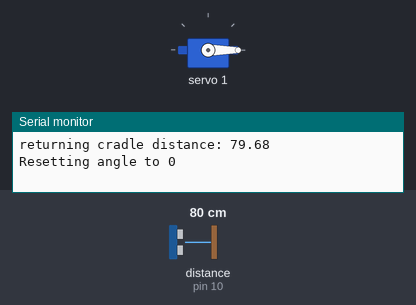
Recording of a sketch running on a simulated Arduino Uno, built with avr-gcc and run on an emulated ATmega328P. On the bench: servo, the last lines printed to the serial monitor. Wiring (inferred from the names in the program): ultrasonic range finder: trigger pin 9; echo pin 10. The inputs (shaded band) are chosen by the test bench; at power-on: distance to the obstacle (sensor on pin 10) 80 cm. The echo pulse lasts 58.3 µs per cm.

Above: at 0.2 s.
At 28.72 s:
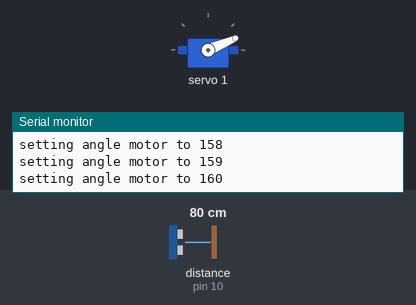
At 31.43 s:
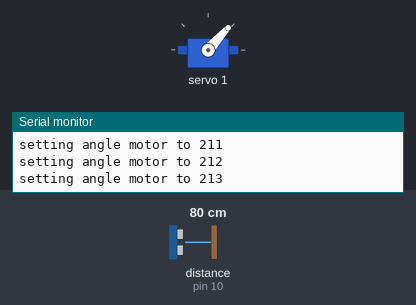
At 34.3 s:
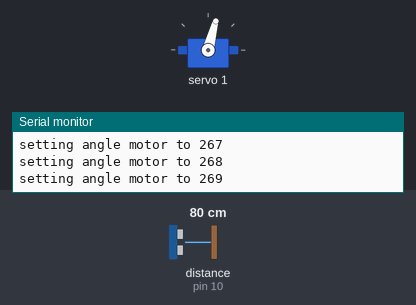
Timing chart, 0 to 40.1 s (numbered marks = the images above):
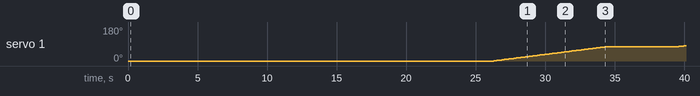

Measured:
- by itself, servo 1: moves from 0° to 81° over 13.8 s

The sketch:

crane_controller.ino
```cpp
/***************************************************
 This is a controller for Crane. The code receives
 instructions from a remote computer and moves the
 crane to a desired position by controlling 3 servo
 motors
 ****************************************************/

#include <Wire.h>
#include <Adafruit_PWMServoDriver.h>

// called this way, it uses the default address 0x40
Adafruit_PWMServoDriver pwm = Adafruit_PWMServoDriver();

#define SERVO_FREQ 50 // Analog servos run at ~50 Hz updates

#define CRADLE_MOTOR 0 // Servo motor that controls the cradle movement
#define ANGLE_MOTOR 1 // Servo motor that controls the crane's angle
#define HOOK_MOTOR 4 // Servo motor that moves the hook up and down

#define DISTANCE_SENSOR_TRIGGER_PIN 9
#define DISTANCE_SENSOR_ECHO_PIN 10

// Min and Max cradle distances supported in centimeters
#define MIN_DISTANCE 5
#define MAX_DISTANCE 35

// Min and Max angles supported in degrees
#define MIN_ANGLE 0
#define MAX_ANGLE 180

typedef enum {up, down} HookPosition;

typedef struct {
  uint16_t angle;
  float distance;
  HookPosition hook_position;
} CraneState;

CraneState crane_state;
uint8_t counter = 0;

void move_hook (uint16_t value, uint16_t time_ms) {
  pwm.setPWM(HOOK_MOTOR,0,0);
  delay(100);
  pwm.setPWM(HOOK_MOTOR, 0, value);
  delay(time_ms);
  pwm.setPWM(HOOK_MOTOR,0,0);
  delay(100);
  // Sometimes write 0 fails causing the servo to move continuously
  // write 0 again to prevent such failures
  pwm.setPWM(HOOK_MOTOR,0,0);
}

void set_hook_position(HookPosition target) {
  if (crane_state.hook_position == target){
    // Nothing to change
    return;
  }

  if (target == up) {
    move_hook(180, 3000);
    crane_state.hook_position = up;
  } else if (target == down) {
    move_hook(360, 3000);
    crane_state.hook_position = down;
  }
  return;
}

float get_cradle_distance() {
  float duration, distance;
  digitalWrite(DISTANCE_SENSOR_TRIGGER_PIN, LOW);
	delayMicroseconds(2);
	digitalWrite(DISTANCE_SENSOR_TRIGGER_PIN, HIGH);
	delayMicroseconds(10);
	digitalWrite(DISTANCE_SENSOR_TRIGGER_PIN, LOW);
  duration = pulseIn(DISTANCE_SENSOR_ECHO_PIN, HIGH);
  distance = (duration*.0343)/2;
  Serial.println("returning cradle distance: " + String(distance));
	return distance;
}

bool set_cradle_distance(float target) {
  if ((target > MAX_DISTANCE) || (target < MIN_DISTANCE)) {
    Serial.println("Error: Attempt to set out of range distance: ");
    return false;
  }

  Serial.println("setting distance" + String(target));

  if (crane_state.distance < target) {
    // Move the cradle out till the distance reaches target
    while (crane_state.distance <= target) {
      pwm.setPWM(CRADLE_MOTOR,0,350);
      delay(500);
      crane_state.distance = get_cradle_distance();
    }
    // Stop the cradle motor
    pwm.setPWM(CRADLE_MOTOR,0,0);
    delay(100);
    return true;
  } else if (crane_state.distance > target) {
    // Move the cradle in till the distance reaches target
    while (crane_state.distance >= target) {
      pwm.setPWM(CRADLE_MOTOR,0,180);
      delay(500);
      crane_state.distance = get_cradle_distance();
    }
    // Stop the cradle motor
    pwm.setPWM(CRADLE_MOTOR,0,0);
    delay(100);
    return true;
  }

  // Stop the cradle motor
  pwm.setPWM(CRADLE_MOTOR,0,0);
  delay(100);
  return true;
}

uint16_t convert_angle_to_servopos(uint16_t angle) {
  return angle*2 + 90;
}

uint16_t convert_servopos_to_angle(uint16_t servopos) {
  return (servopos - 90)/2;
}

bool set_angle(uint16_t target_angle){
  Serial.println("Set angle to: " + String(target_angle));
  uint16_t current_servopos, target_servopos;
  if ((target_angle > MAX_ANGLE) || (target_angle < MIN_ANGLE)) {
    Serial.println("Error: Attempt to set out of range angle: ");
    //return false;
  }

  current_servopos = convert_angle_to_servopos(crane_state.angle);
  target_servopos = convert_angle_to_servopos(target_angle);

  if (current_servopos < target_servopos) {
    for (uint16_t i = current_servopos; i <= target_servopos; i++) {
      Serial.println("setting angle motor to " + String(i));
      pwm.setPWM(ANGLE_MOTOR,0,i);
      delay(50);
    }
  }

  if (current_servopos > target_servopos) {
    for (uint16_t i = current_servopos; i >= target_servopos; i--) {
      Serial.println("setting angle motor to " + String(i));
      pwm.setPWM(ANGLE_MOTOR,0,i);
      delay(50);
    }
  }
  crane_state.angle = target_angle;
  return true;
}

void reset_crane() {
  bool bool_sink;
  pwm.setPWM(CRADLE_MOTOR, 0, 0);
  delay(100);

  crane_state.angle = 0;
  crane_state.distance = get_cradle_distance();
  crane_state.hook_position = up;

  Serial.println("Resetting angle to 0");
  pwm.setPWM(ANGLE_MOTOR,0,90);
  //bool_sink = set_angle(0);
  //bool_sink = set_cradle_distance(5);
  set_hook_position(up);
}

void setup() {
  // Initialize the pins for the untrasonic distance sensor
  pinMode(DISTANCE_SENSOR_TRIGGER_PIN, OUTPUT);
	pinMode(DISTANCE_SENSOR_ECHO_PIN, INPUT);

  // Setup baud rate for serial communication
  Serial.begin(9600);

  // Setup frequency for servos
  pwm.begin();
  pwm.setOscillatorFrequency(27000000);
  pwm.setPWMFreq(SERVO_FREQ);  // Analog servos run at ~50 Hz updates
  delay(10);

  reset_crane();
}


void loop() {
  if (counter < 1) {
    delay(5000);
    bool sink;
    Serial.println("Testing Crane");
    delay(5000);
    Serial.println("setting distance to 35");
    //sink = set_cradle_distance(35);
    delay(10000);
    Serial.println("setting distance to 5");
    //sink = set_cradle_distance(5);
    delay (5000);
    Serial.println("setting angle to 90");
    sink = set_angle(90);
    delay(5000);
    Serial.println("Moving hook down");
    //set_hook_position(down);
    Serial.println("setting angle to 180");
    sink = set_angle(230);
    delay(5000);
    Serial.println("Moving hook up");
    //set_hook_position(up);
    delay(5000);
    Serial.println("setting angle to 0");
    sink = set_angle(0);

    counter++;
  }
  delay(1000);
}
```
